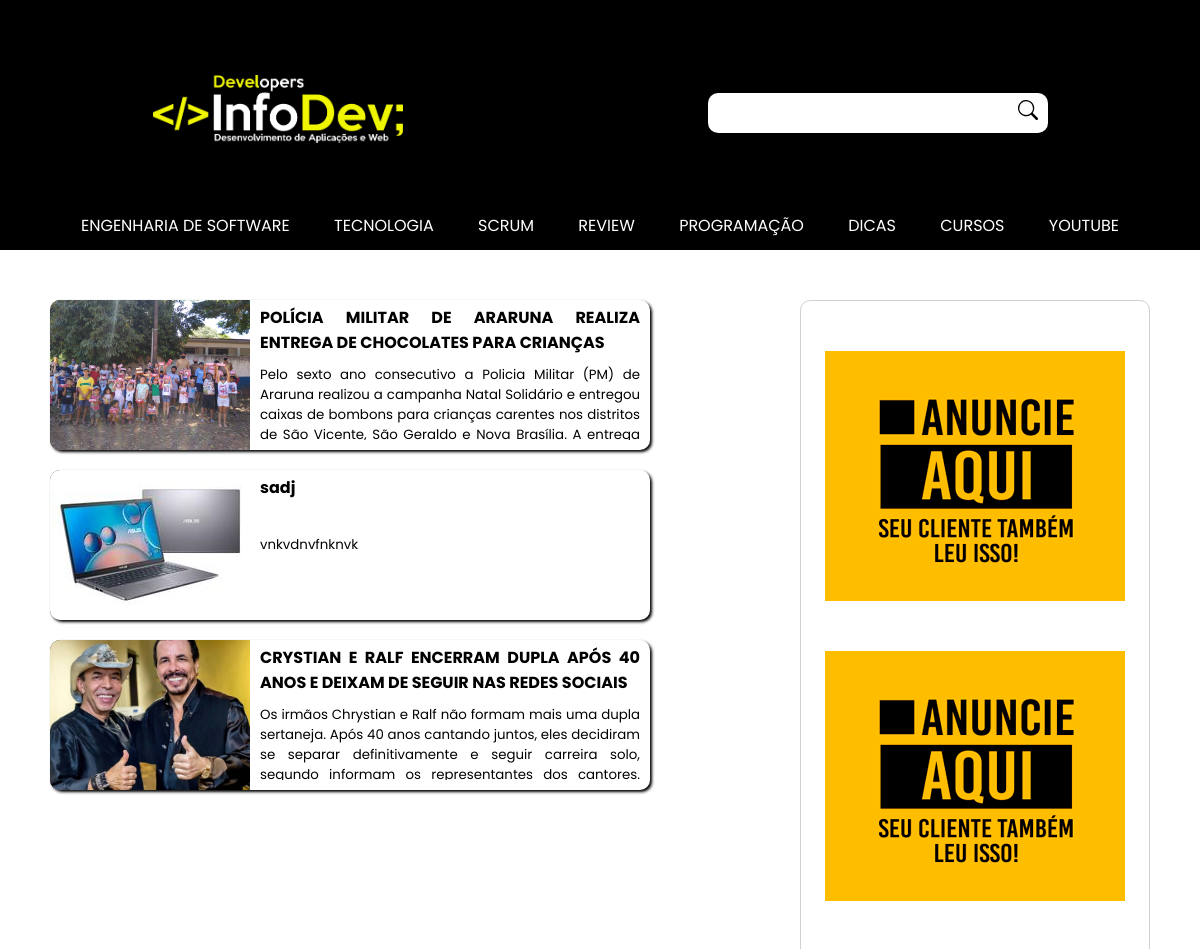
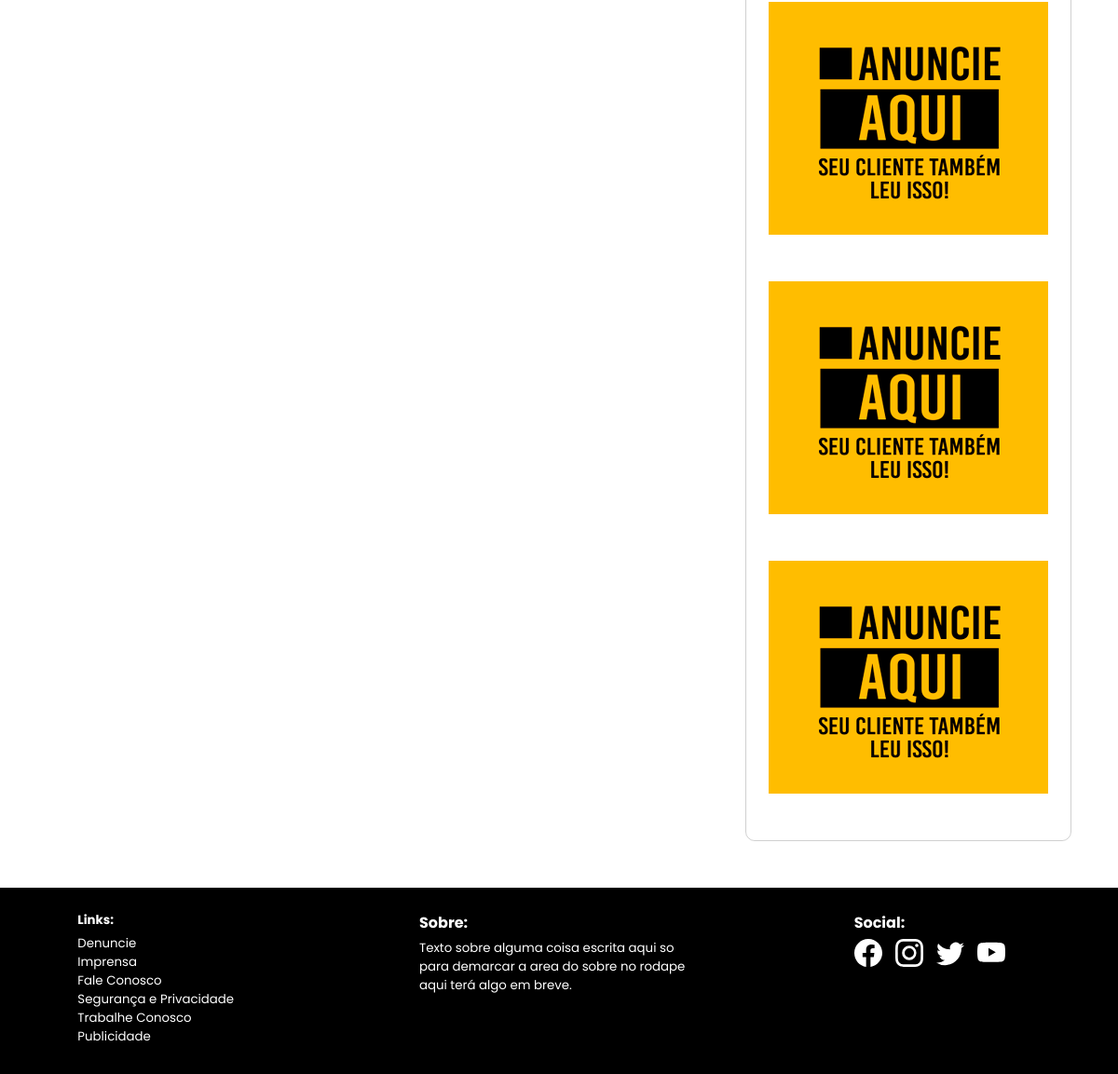
The page / on the database its author committed (2 pictures, top to bottom).
### tables this page shows
CREATE TABLE `category` (
  `id` int(255) NOT NULL,
  `category` varchar(200) NOT NULL
);

CREATE TABLE `posts` (
  `id` int(255) NOT NULL,
  `title` varchar(255) NOT NULL,
  `date` varchar(50) NOT NULL,
  `thumb` varchar(200) NOT NULL,
  `author` varchar(255) NOT NULL,
  `category` varchar(100) NOT NULL,
  `post` varchar(1500) NOT NULL,
  `tags` varchar(500) NOT NULL
);

CREATE TABLE `publicity` (
  `id` int(25) NOT NULL,
  `publicity` varchar(100) NOT NULL
);

### index.php (the view, shortened to what this page needs)
<!DOCTYPE html>
<html lang="pt-br">
<head>
    <link rel="stylesheet" media="all" type="text/css" href="css/style.css">
    <link rel="stylesheet" media="all" type="text/css" href="css/cards.css">
</head>
<body>
    <header>
        <div id="container-header">
            <div id="logo">
                <a href="index.php">
                    <img src="img/logo.png" width="100%" alt="logo">
                </a>
            </div>
            <form action="pages/search.php" method="get" id="form-search">
                <input type="text" name="search" id="search-input">
                <button type="submit" id="search-button">
                </button>
            </form>
        </div>
        <nav>
            <ul>
                <?php
                    require_once "admin/function/conn.php";
                    $select_cat = "SELECT * FROM category";
                    $query2 = mysqli_query($conn, $select_cat);
                    if($query2 == true){
                        while($cat = $query2->fetch_assoc()){
                ?>
                    <li>
                        <a href="pages/search.php?search=<?php echo $cat['category'] ?>" style="text-transform: uppercase;">
                            <?php echo $cat['category'] ?>
                        </a>
                    </li>
                <?php
                        }
                    }
                ?>
            </ul>
        </nav>
    </header>
    <main>
        <article id="container-content">
            <?php
                $select = "SELECT * FROM posts ORDER BY id DESC LIMIT 10";
                $query = mysqli_query($conn, $select);
                if($query == true){
                    while($row = $query->fetch_assoc()){
            ?>
            <a href="pages/noticia.php?not=<?php echo $row['title'] ?>&id=<?php echo $row['id'] ?>" style="color: black;">
                <section class="container-cards">
                    <section class="photo">
                        <div class="box-thumb">
                            <img src="img/post/<?php echo $row['thumb'] ?>" class="thumb">
                        </div>
                    </section>
                    <section class="container-cards-description">
                        <div class="cards-title">
                            <h4>
                                <?php echo $row['title']; ?>
                            </h4>
                        </div>
                        <div class="cards-description">
                            <p>
                                <?php echo $row['post']; ?>
                            </p>
                        </div>
                    </section>
                </section>
            </a>
            <?php
                    }
                }
            ?>
        </article>
        <div style="width: 150px;"></div>
        <aside>
            <?php
                $select = "SELECT * FROM publicity";
                $query = mysqli_query($conn, $select);
                if($query -> num_rows > 0){
                    while($publi = $query -> fetch_assoc()){
            ?>
                <div class="banners"><img src="img/publi/<?php echo $publi['publicity'] ?>" class="img-banner"></div>
            <?php
                    }
                }
            ?>
        </aside>
    </main>
    <footer>
        <div id="container-footer">
            <div id="container-links">
                <h4 style="color: white; margin-bottom: 5px;">Links:</h4>
                <a href=""><p>Denuncie</p></a>
                <a href=""><p>Imprensa</p></a>
                <a href=""><p>Fale Conosco</p></a>
                <a href=""><p>Segurança e Privacidade</p></a>
                <a href=""><p>Trabalhe Conosco</p></a>
                <a href=""><p>Publicidade</p></a>
            </div>
            <div id="container-about">
                <h4>Sobre:</h4>
                <p style="margin-top: 5px;">Texto sobre alguma coisa escrita aqui
                    so para demarcar a area do sobre no rodape
                    aqui terá algo em breve.
                </p>
            </div>
            <div id="container-social">
                <h4 style="color: white;">Social:</h4>
                <div id="container-social-icons">
                    <a href="">
                    </a>
                    <a href="">
                    </a>
                    <a href="">
                    </a>
                    <a href="">
                    </a>
                </div>
            </div>
        </div>
    </footer>
</body>
</html>

### css/style.css (style rules this page uses)
* { margin: 0; padding: 0; border: 0; box-sizing: border-box; text-decoration: none; font-family: 'Poppins', sans-serif; }
header { background-color: black; width: 100%; height: 250px; display: flex; justify-content: center; align-items: center; flex-direction: column; }
#container-header { width: 100%; height: 200px; display: flex; justify-content: space-around; align-items: center; }
#logo { width: 250px; }
#form-search { display: flex; border-radius: 10px; }
#search-input { width: 300px; height: 40px; padding-left: 5px; text-transform: uppercase; border-radius: 10px 0 0 10px; }
#search-button { width: 40px; height: 40px; cursor: pointer; background-color: white; border-radius: 0 10px 10px 0; }
nav ul li { display: inline; }
nav ul li a { color: white; padding: 0px 20px; cursor: pointer; }
footer { background-color: black; width: 100%; height: 200px; display: flex; justify-content: center; align-items: center; }
#container-footer { display: flex; justify-content: space-around; align-items: center; width: 1200px; }
#container-links { display: flex; flex-direction: column; font-size: 10pt; width: 200px; height: 150px; }
#container-links a { color: white; cursor: pointer; }
#container-about { color: white; width: 300px; height: 150px; display: flex; flex-direction: column; }
#container-about p { font-size: 10pt; }
#container-social { width: 200px; height: 150px; display: flex; flex-direction: column; }
#container-social a { color: white; margin-right: 10px; }
#container-social-icons { margin-top: 5px; }
main { display: flex; margin: 50px 0 50px 0; width: 100%; justify-content: center; }
#container-content { width: 600px; display: flex; flex-direction: column; align-items: center; }
aside { width: 350px; display: flex; flex-direction: column; align-items: center; border: 1px solid rgba(0, 0, 0, 0.186); border-radius: 10px; padding-top: 50px; }
.banners { width: 300px; height: 250px; background-color: black; margin-bottom: 50px; color: white; object-fit: cover; }
.img-banner { width: 100%; height: 100%; }

### css/cards.css (style rules this page uses)
.container-cards { width: 600px; height: 150px; display: flex; box-shadow: 2px 2px 3px 0px black; border-radius: 10px; margin-bottom: 20px; }
.photo { background-color: rgb(48, 48, 48); width: 200px; height: 150px; border-radius: 10px 0 0 10px; }
.box-thumb { width: 200px; height: 150px; }
.thumb { width: 100%; height: 100%; background-position: center; background-repeat: no-repeat; background-size: cover; object-fit: cover; border-radius: 10px 0 0 10px; }
.container-cards-description { width: 390px; margin-left: 10px; }
.cards-title { width: 100%; height: 60px; text-align: justify; padding-right: 10px; padding-top: 5px; text-overflow: ellipsis; overflow: hidden; }
.cards-description { width: 100%; height: 80px; font-size: 10pt; text-align: justify; padding-right: 10px; padding-top: 5px; text-overflow: ellipsis; overflow: hidden; }

### rows shown on the page
category: category "ENGENHARIA DE SOFTWARE"
category: category "TECNOLOGIA"
category: category "SCRUM"
category: category "REVIEW"
category: category "PROGRAMAÇÃO"
category: category "DICAS"
category: category "CURSOS"
category: category "YOUTUBE"
posts: thumb (picture), title "POLÍCIA MILITAR DE ARARUNA REALIZA ENTREGA DE CHOCOLATES PARA CRIANÇAS", post "Pelo sexto ano consecutivo a Policia Militar (PM) de Araruna realizou a campanha Natal Solidário e entregou caixas de bombons para crianças carentes nos distritos de São Vicente, São Geraldo e Nova Brasília. A entrega…"
posts: thumb (picture), title "sadj", post "vnkvdnvfnknvk"
posts: thumb (picture), title "CRYSTIAN E RALF ENCERRAM DUPLA APÓS 40 ANOS E DEIXAM DE SEGUIR NAS REDES SOCIAIS", post "Os irmãos Chrystian e Ralf não formam mais uma dupla sertaneja. Após 40 anos cantando juntos, eles decidiram se separar definitivamente e seguir carreira solo, segundo informam os representantes dos cantores.…"
publicity: publicity (picture)
publicity: publicity (picture)
publicity: publicity (picture)
publicity: publicity (picture)
publicity: publicity (picture)
